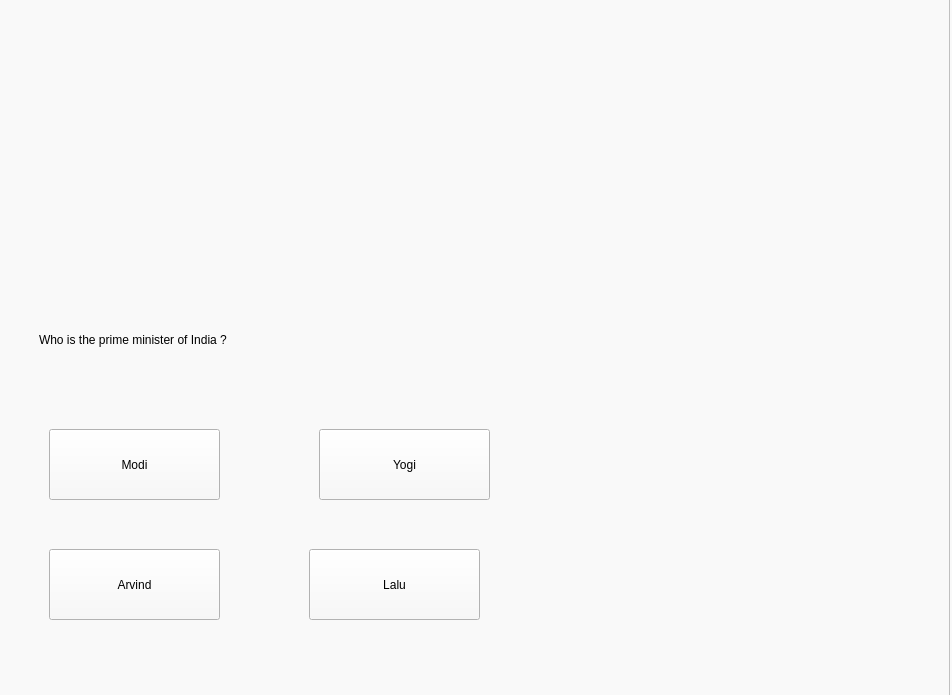
<?xml version="1.0" encoding="UTF-8"?>
<ui version="4.0">
 <class>Dialog</class>
 <widget class="QDialog" name="Dialog">
  <property name="geometry">
   <rect>
    <x>0</x>
    <y>0</y>
    <width>952</width>
    <height>695</height>
   </rect>
  </property>
  <property name="windowTitle">
   <string>Dialog</string>
  </property>
  <widget class="QFrame" name="frame">
   <property name="geometry">
    <rect>
     <x>-1</x>
     <y>-1</y>
     <width>961</width>
     <height>701</height>
    </rect>
   </property>
   <property name="styleSheet">
    <string notr="true">background-color: rgb(249, 249, 249);</string>
   </property>
   <property name="frameShape">
    <enum>QFrame::StyledPanel</enum>
   </property>
   <property name="frameShadow">
    <enum>QFrame::Raised</enum>
   </property>
   <widget class="QLabel" name="label">
    <property name="geometry">
     <rect>
      <x>170</x>
      <y>160</y>
      <width>621</width>
      <height>121</height>
     </rect>
    </property>
    <property name="styleSheet">
     <string notr="true">font: 24pt &quot;MS Shell Dlg 2&quot;;</string>
    </property>
    <property name="text">
     <string>Kaun Banega Crorepati</string>
    </property>
   </widget>
   <widget class="QPushButton" name="pushButton">
    <property name="geometry">
     <rect>
      <x>170</x>
      <y>480</y>
      <width>161</width>
      <height>81</height>
     </rect>
    </property>
    <property name="styleSheet">
     <string notr="true">font: 20pt &quot;MS Shell Dlg 2&quot;;</string>
    </property>
    <property name="text">
     <string>Start</string>
    </property>
   </widget>
   <widget class="QPushButton" name="pushButton_2">
    <property name="geometry">
     <rect>
      <x>570</x>
      <y>480</y>
      <width>161</width>
      <height>81</height>
     </rect>
    </property>
    <property name="styleSheet">
     <string notr="true">font: 20pt &quot;MS Shell Dlg 2&quot;;</string>
    </property>
    <property name="text">
     <string>Exit</string>
    </property>
   </widget>
   <widget class="QFrame" name="frame_2">
    <property name="geometry">
     <rect>
      <x>0</x>
      <y>0</y>
      <width>951</width>
      <height>701</height>
     </rect>
    </property>
    <property name="frameShape">
     <enum>QFrame::StyledPanel</enum>
    </property>
    <property name="frameShadow">
     <enum>QFrame::Raised</enum>
    </property>
    <widget class="QLabel" name="label_2">
     <property name="geometry">
      <rect>
       <x>40</x>
       <y>300</y>
       <width>661</width>
       <height>81</height>
      </rect>
     </property>
     <property name="styleSheet">
      <string notr="true">font: 16pt &quot;MS Shell Dlg 2&quot;;</string>
     </property>
     <property name="text">
      <string>Who is the prime minister of India ?</string>
     </property>
    </widget>
    <widget class="QPushButton" name="pushButton_3">
     <property name="geometry">
      <rect>
       <x>50</x>
       <y>430</y>
       <width>171</width>
       <height>71</height>
      </rect>
     </property>
     <property name="styleSheet">
      <string notr="true">font: 14pt &quot;MS Shell Dlg 2&quot;;</string>
     </property>
     <property name="text">
      <string>Modi</string>
     </property>
    </widget>
    <widget class="QPushButton" name="pushButton_4">
     <property name="geometry">
      <rect>
       <x>320</x>
       <y>430</y>
       <width>171</width>
       <height>71</height>
      </rect>
     </property>
     <property name="styleSheet">
      <string notr="true">font: 14pt &quot;MS Shell Dlg 2&quot;;</string>
     </property>
     <property name="text">
      <string>Yogi</string>
     </property>
    </widget>
    <widget class="QPushButton" name="pushButton_5">
     <property name="geometry">
      <rect>
       <x>50</x>
       <y>550</y>
       <width>171</width>
       <height>71</height>
      </rect>
     </property>
     <property name="styleSheet">
      <string notr="true">font: 14pt &quot;MS Shell Dlg 2&quot;;</string>
     </property>
     <property name="text">
      <string>Arvind</string>
     </property>
    </widget>
    <widget class="QPushButton" name="pushButton_6">
     <property name="geometry">
      <rect>
       <x>310</x>
       <y>550</y>
       <width>171</width>
       <height>71</height>
      </rect>
     </property>
     <property name="styleSheet">
      <string notr="true">font: 14pt &quot;MS Shell Dlg 2&quot;;</string>
     </property>
     <property name="text">
      <string>Lalu</string>
     </property>
    </widget>
   </widget>
  </widget>
 </widget>
 <resources/>
 <connections/>
</ui>
